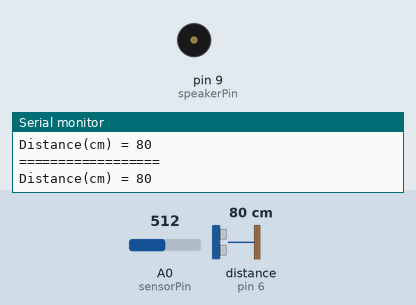
A sketch run on a simulated Arduino Uno, built with avr-gcc and run on an emulated ATmega328P. On the bench: buzzer (waves = sounding), the last lines printed to the serial monitor. Wiring (inferred from the names in the program): ultrasonic range finder: trigger pin 7; echo pin 6. The inputs (shaded band) are chosen by the test bench; at power-on: distance to the obstacle (sensor on pin 6) 80 cm, A0 (sensorPin) = 512. The echo pulse lasts 58.3 µs per cm.

Above: at 1.8 s.
1.9 s: distance to the obstacle (sensor on pin 6) set to 53 cm
3.4 s: distance to the obstacle (sensor on pin 6) set to 46 cm
At 4.07 s:
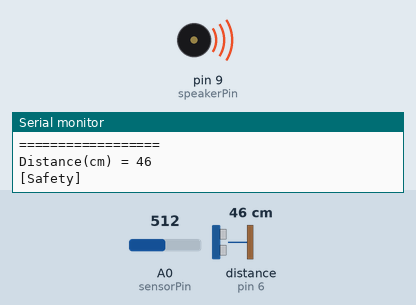
7.5 s: distance to the obstacle (sensor on pin 6) set to 13 cm
11.0 s: distance to the obstacle (sensor on pin 6) set to 10 cm
At 12.3 s:
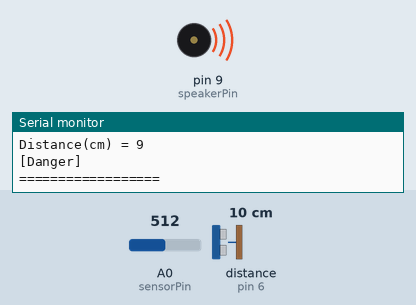
Timing chart, 0 to 14.0 s (numbered marks = the images above; inputs shaded):
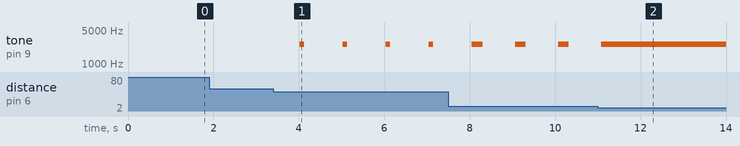

The sketch:

Project.ino
```cpp
int val;
const int speakerPin = 9;
const int sensorPin =0;
void setup() {
   Serial.begin(9600);
  pinMode(7, OUTPUT); //Trigger  tx 초음파 발생
  pinMode(6, INPUT);  //Echo     rx 초음파 인식
  // put your setup code here, to run once:

}

void loop()
{
  digitalWrite(7, HIGH); //초음파를 발생시키기 시작합니다.
  delayMicroseconds(10);
  digitalWrite(7, LOW); //초음파의 발생을 정지시킵니다.
  val=pulseIn(6,HIGH)/58; //초음파가 발생한 후 물체에 맞고 돌아올 때까지의 시간을 측정해 거리를 구합니다.
  Serial.println("==================");
  Serial.print("Distance(cm) = ");
  Serial.println(val);
  if(val >= 50){ //만약 거리가 150cm가 넘는다면 아무것도 출력하지 않습니다.
  }

  if(val < 50 && val >= 30){ //만약 거리가 150cm보다 작고 50cm보다 크거나 같다면
    int  sensorValue  =  analogRead(sensorPin);
    int frequency  = map(sensorValue,  0,  1023,  100,  5000);
    int duration  =  100; //피에조 부저가 0.1초 동안 소리가 나고 일정 시간 뒤 다시 소리가 나게 합니다.
    tone(speakerPin, frequency, duration);//스피커핀, 주파수, 재생시간(milli  second)
    Serial.println("[Safety]");
    Serial.println("==================");
  }
  else if(val < 30 && val > 10){ // 만약 거리가 50cm보다 작고 10cm보다 크다면
    int  sensorValue  =  analogRead(sensorPin);
    int frequency  = map(sensorValue,  0,  1023,  100,  5000);
    int duration  =  250; //피에조 부저가 0.25초 동안 소리가 나고 일정 시간 뒤 다시 소리가 나게 합니다.
    tone(speakerPin, frequency, duration);//스피커핀, 주파수, 재생시간(milli  second)
    Serial.println("[Be careful]");
    Serial.println("==================");
  }
  else if(val <= 10){ // 만약 거리가 10cm보다 작거나 같다면
    int  sensorValue  =  analogRead(sensorPin);
    int frequency  = map(sensorValue,  0,  1023,  100,  5000);
    int duration  =  10000; //피에조 부저가 10초동안 울리게 합니다. 즉, 계속 소리가 나도록 합니다.
    tone(speakerPin, frequency, duration);//스피커핀, 주파수, 재생시간(milli  second)
    Serial.println("[Danger]");
    Serial.println("==================");
  }
  delay(1000);
}
```

Measured:
- the behaviour switches between 50 and 49 cm on distance to the obstacle (sensor on pin 6) (found by bisection; images 0 and 1)
- the behaviour switches between 12 and 11 cm on distance to the obstacle (sensor on pin 6) (found by bisection; images 1 and 2)
- after the input at 3.4 s, tone on pin 9 (speakerPin): alternates 2552 Hz for 0.10 s and silent for 0.91 s, starting after 0.62 s
- after the input at 11.0 s, tone on pin 9 (speakerPin): goes on until 11.1 s, then stays 2552 Hz
